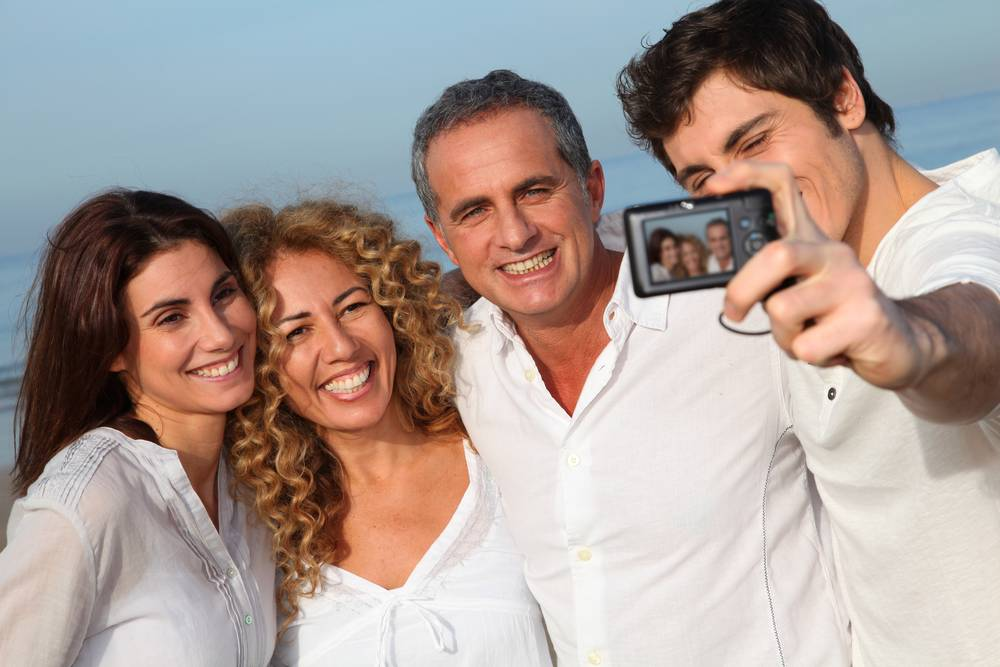
//> input picture CLASS_6/EX1/EX1/1.jpg, 1000 x 667 px
$ ./Main   (built with g++ and OpenCV 4)
//> lines starting //> are read from the running program, lines starting //| are printed output that depends on the picture; after the words box and inside, x2 and y2 are one past the last pixel; in counts of white or black regions, pixels touching at a corner belong together
#include <iostream>
#include <opencv2/opencv.hpp>
using namespace cv;
using namespace std;

int main()
{
	Mat srcMat = imread("1.jpg");
//> srcMat is the input picture: 667 rows x 1000 cols, CV_8UC3; mean B, G, R 150.7, 156.3, 170.8
	Mat srcMat0 = imread("1.jpg",0);
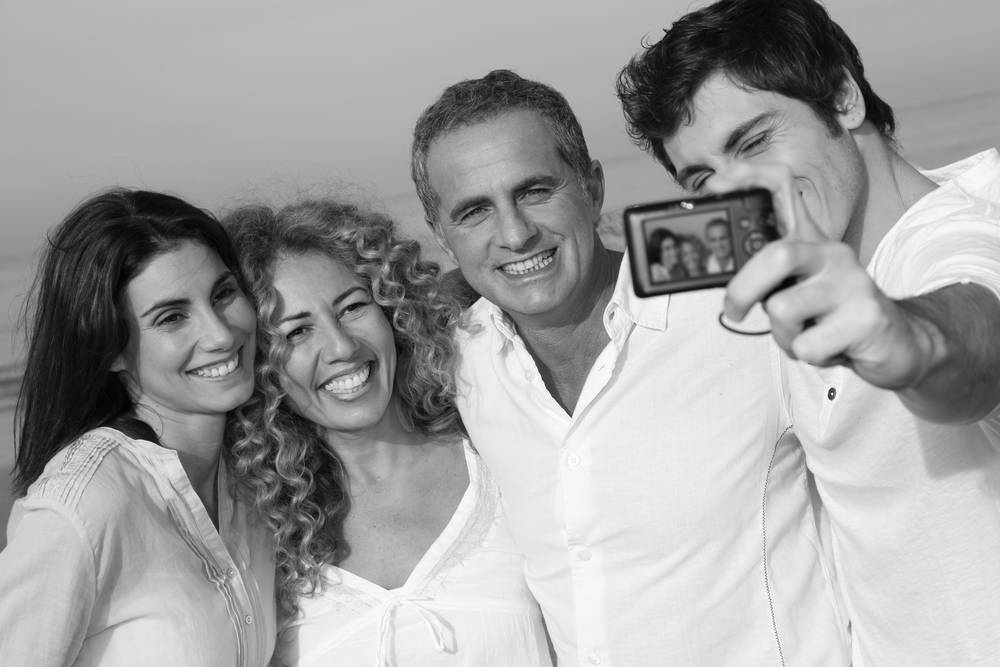
//> srcMat0: 667 rows x 1000 cols, CV_8UC1; min 0, max 255, mean 160

	Mat dstMat;
	Mat src2binary;//二值化数据
	srcMat0.copyTo(src2binary);

	int i, j;
	int height = srcMat.rows;
//> height = 667
	int width = srcMat.cols;
//> width = 1000
	/*二值化*/
	threshold(srcMat0, src2binary, 170, 255, THRESH_BINARY);
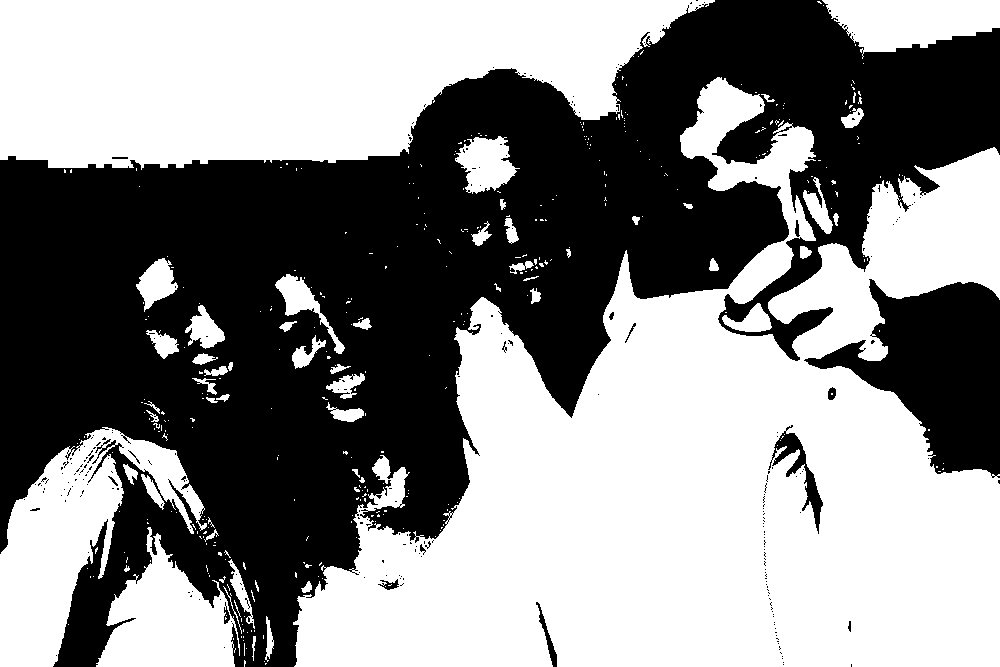
//> src2binary: 667 rows x 1000 cols, CV_8UC1; 53.5% white; 255 black regions (239 under 20 px), largest, box (x1, y1, x2, y2) and area: (0, 0, 1000, 667) 286995, (804, 279, 1000, 478) 20091, (768, 425, 823, 534) 1302

	/*通过二值化后的图找三点*/
	cv::Point2f pts1[] = {
										cv::Point2f(0,0),
										cv::Point2f(0,0),
										cv::Point2f(0,0)
	};
	 cv::Point2f pts2[] = {
									cv::Point2f(0,0),
									cv::Point2f(width-1,0),
									cv::Point2f(0,height-1)
	};
	int cnt = 0;
	for (j = 0; j < height; j++)
	{
		uchar* data = src2binary.ptr<uchar>(j);
		for (i = 0; i < width; i++)
		{
			if (data[i] == 0)
			{
				cnt++;
				if (cnt == 1)
				{
					pts1[0] = Point2f(i, j);
					pts1[1] = Point2f(i, j);
					pts1[2] = Point2f(i, j);
				}
				if (i >= pts1[1].x) pts1[1].x = i, pts1[1].y = j;
				if (i <= pts1[2].x) pts1[2].x = i, pts1[2].y = j;
			}
		}
	}
//> this loop made 667 passes
//> cnt on passes 1 to 3: 109, 214, 324
//> after the loop, cnt = 309903; pts1 = 3 Points (x, y): [696, 0], [999, 483], [0, 553]
	/*仿射变换*/
	const cv::Mat affine_matrix = cv::getAffineTransform(pts1, pts2);
//> affine_matrix = [[1.1, 1.38, -763.3], [-0.639, 0.401, 444.5]]
	cv::warpAffine(srcMat, dstMat, affine_matrix, srcMat.size());
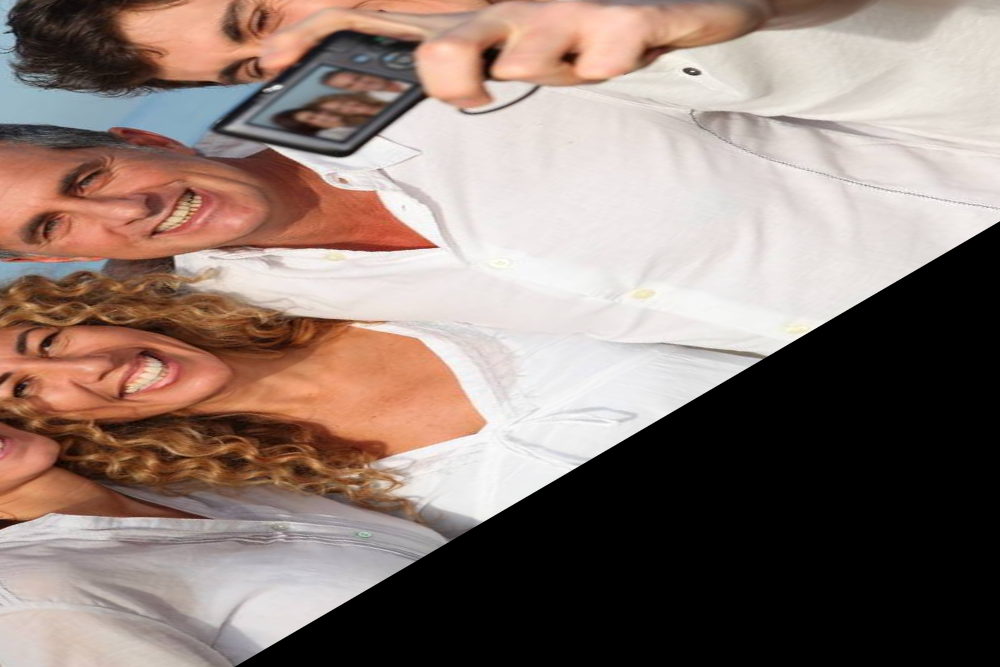
//> dstMat: 667 rows x 1000 cols, CV_8UC3; mean B, G, R 114.9, 122.7, 141

	imshow("src", srcMat);
	imshow("src0", srcMat0);
	imshow("binary", src2binary);
	imshow("dst", dstMat);

	waitKey(0);

}
